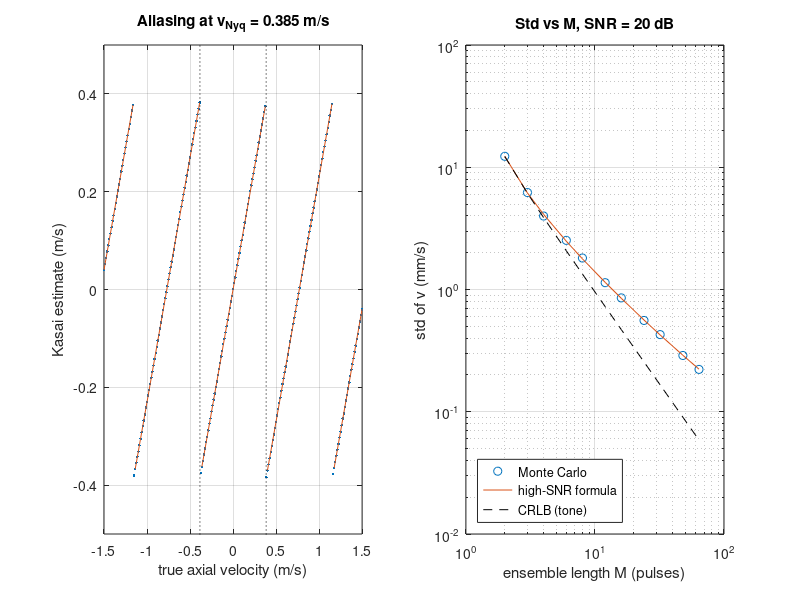

Here is the MATLAB script that generated this plot:
%% m11_kasai_doppler.m
% Purpose : lag-one autocorrelation (Kasai) velocity estimator on a slow-time
%           IQ ensemble: (1) estimate vs true velocity with aliasing beyond
%           v_Nyq = c*PRF/(4 f0); (2) velocity std vs ensemble length M,
%           compared with a high-SNR formula and with the CRLB for a tone.
% Change  : PRF, f0, SNR, M. Doubling PRF doubles v_Nyq and, at fixed phase
%           noise, doubles the velocity std.
% Expect  : f0 = 5 MHz, PRF = 5 kHz: v_Nyq = 0.385 m/s, lambda/4 = 77 um per
%           pulse. Part 2 (one gate, constant amplitude, SNR 20 dB): std
%           follows var(dphi) = 1/(SNR (M-1)^2) + 1/(2 SNR^2 (M-1)), so it falls
%           as 1/(M-1) when signal x noise terms dominate; it equals the CRLB
%           6/(SNR M (M^2-1)) at M = 2 and 3 and is about 1.8x the CRLB in
%           variance at M = 8: at high SNR the phase sum telescopes, so the
%           estimate effectively uses only the first and last pulses.
rng(1);

%% Parameters
c   = 1540;     % speed of sound (m/s)
f0  = 5e6;      % transmit centre frequency (Hz)
PRF = 5e3;      % pulse repetition frequency (Hz)
G   = 8;        % axial gates averaged in R(1)
M   = 8;        % ensemble length (pulses)
snrdB = 20;     % per-sample SNR (signal power / noise power)
vNyq = c * PRF / (4 * f0);
fprintf('v_Nyq = c*PRF/(4 f0) = %.3f m/s; lambda/4 = %.1f um; ensemble duration = %.2f ms\n', ...
    vNyq, c/f0/4*1e6, M/PRF*1e3);

% Kasai estimate from an ensemble z (M x G): R(1) summed over pulses and gates
kasai = @(z) c * PRF / (4*pi*f0) * angle(sum(sum(z(2:end, :) .* conj(z(1:end-1, :)))));
% Simulate a G-gate ensemble: random complex speckle amplitude per gate, constant over slow time
ens = @(v, Mm, Gg, snr) bsxfun(@times, (randn(1,Gg) + 1j*randn(1,Gg))/sqrt(2), ...
      exp(1j * (0:Mm-1)' * 4*pi*f0*v/(c*PRF))) + (randn(Mm,Gg) + 1j*randn(Mm,Gg)) / sqrt(2*snr);

%% Part 1: estimate vs true velocity (aliasing)
snr = 10^(snrdB/10);
vTrue = linspace(-1.5, 1.5, 241);
vHat = zeros(size(vTrue));
for i = 1:numel(vTrue), vHat(i) = kasai(ens(vTrue(i), M, G, snr)); end
vWrap = vTrue - 2*vNyq * round(vTrue / (2*vNyq));
fprintf('Part 1: max |v_hat - wrapped v| inside the band = %.3f m/s\n', max(abs(vHat(abs(vTrue) < 0.9*vNyq) - vWrap(abs(vTrue) < 0.9*vNyq))));
v1 = 0.5;  fprintf('v = %.2f m/s (1.3 v_Nyq) reads as %.3f m/s (expected wrap %.3f)\n', v1, kasai(ens(v1, M, G, snr)), v1 - 2*vNyq);

%% Part 2: std vs ensemble length, one gate, constant amplitude (a tone in noise)
Ms = [2 3 4 6 8 12 16 24 32 48 64];  nT = 4000;  v0 = 0.1;
sdMC = zeros(size(Ms));  sdTh = sdMC;  sdCR = sdMC;
k = c * PRF / (4*pi*f0);                         % m/s per radian
for im = 1:numel(Ms)
    Mm = Ms(im);  m = (0:Mm-1)';
    ph = 2*pi*rand(1, nT);                       % random start phase per trial
    z  = exp(1j * bsxfun(@plus, m * 4*pi*f0*v0/(c*PRF), ph)) + (randn(Mm,nT) + 1j*randn(Mm,nT)) / sqrt(2*snr);
    est = k * angle(sum(z(2:end,:) .* conj(z(1:end-1,:)), 1));
    sdMC(im) = std(est);
    sdTh(im) = k * sqrt(1/(snr*(Mm-1)^2) + 1/(2*snr^2*(Mm-1)));
    sdCR(im) = k * sqrt(6 / (snr * Mm * (Mm^2 - 1)));
end
fprintf('Part 2 (SNR %d dB, one gate, %d trials):\n   M   T_ens(ms)  sd_MC(mm/s)  sd_formula  sd_CRLB  var ratio MC/CRLB\n', snrdB, nT);
for im = 1:numel(Ms)
    fprintf('  %2d   %6.2f     %8.3f    %8.3f   %7.3f    %5.2f\n', Ms(im), Ms(im)/PRF*1e3, 1e3*sdMC(im), 1e3*sdTh(im), 1e3*sdCR(im), (sdMC(im)/sdCR(im))^2);
end

%% Figure
figure;
subplot(1, 2, 1);
vW = vWrap;  vW([false, abs(diff(vWrap)) > vNyq]) = NaN;   % break the sawtooth at the wraps
plot(vTrue, vHat, '.', vTrue, vW, '-'); hold on;
plot([vNyq vNyq], [-1.5 1.5], 'k:', [-vNyq -vNyq], [-1.5 1.5], 'k:'); hold off;
xlabel('true axial velocity (m/s)'); ylabel('Kasai estimate (m/s)'); grid on;
title(sprintf('Aliasing at v_{Nyq} = %.3f m/s', vNyq)); axis([-1.5 1.5 -0.5 0.5]);
subplot(1, 2, 2);
loglog(Ms, 1e3*sdMC, 'o', Ms, 1e3*sdTh, '-', Ms, 1e3*sdCR, 'k--');
xlabel('ensemble length M (pulses)'); ylabel('std of v (mm/s)'); grid on;
legend('Monte Carlo', 'high-SNR formula', 'CRLB (tone)', 'Location', 'southwest');
title(sprintf('Std vs M, SNR = %d dB', snrdB));
